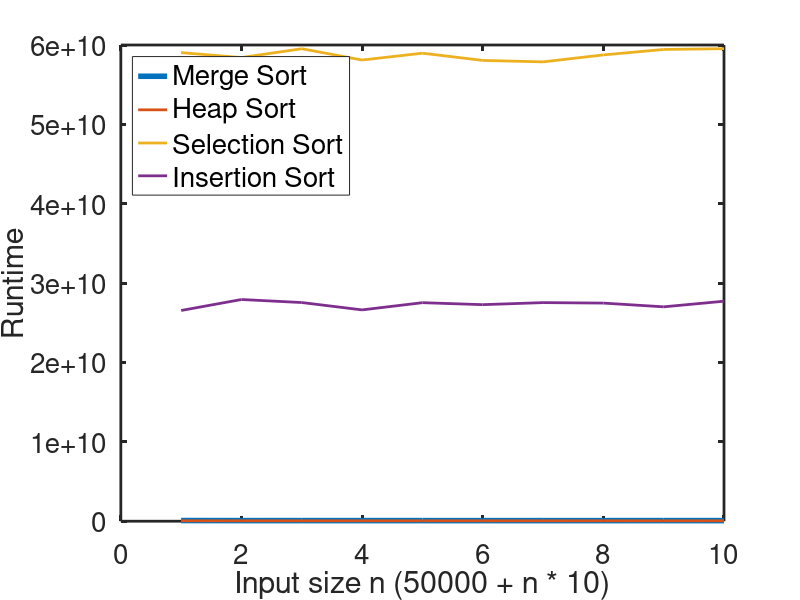

Source code (MATLAB): (Note: this script raises an error after producing the figure.)
close;
clear;
clc;

%A = importdata('data_linear_vs_log.txt');
A=[
83998200, 76004500, 76008600, 75992700, 75007800, 74990700, 74975600, 75000000, 75980900, 75000100 ;
50995600, 50655400, 49989700, 51018600, 50990500, 50987800, 52000600, 50995300, 50986600, 50999700;
59035628700, 58418715200, 59530010300, 58106297400, 58968251800, 58057675700, 57873439800, 58750647400, 59438866800, 59534974000;
26550256000, 27933538600, 27550949300, 26624421500, 27533397800, 27283928000, 27542607300, 27481742900, 27010846300, 27718132500;
];

plot(A(1,:), 'LineWidth',4);

hold on;
plot(A(2,:), 'LineWidth',2);

hold on;
plot(A(3,:), 'LineWidth',2);

hold on;
plot(A(4,:), 'LineWidth',2);
% set(gca,'XTickLabel',A(:,1));

set(gca, 'linewidth', 2);
set(gca, 'fontsize', 20);


leg = legend({'Merge Sort', 'Heap Sort', 'Selection Sort', 'Insertion Sort'},'Location','Northwest','FontSize',20);

xlabel('Input size n (50000 + n * 10)') 
ylabel('Runtime') 
%xticks(0:1000000:10 * 1000000)

ax = gca;
ax.FontSize = 20;
til = title('Runtime in nanoseconds','FontSize',40);
til.FontSize = 20;
% ax.YRuler.Exponent = 0;
% set(gca,'XTickLabel',A(:,1));
% ax.XRuler.Exponent = 0;
% ax.XRuler.TickLabelFormat = '%e';
% set(gca,'YTickLabel',A(:,1));

% ax.XTickLabel=num2cell(A(:,1));
% ax.XTickLabel= (A(:,1)');


% p = polyfit(A(:,1),A(:,2),1);   % p returns 2 coefficients fitting r = a_1 * x + a_2
% r = p(1) .* A(:,1) + p(2); % compute a new vector r that has matching datapoints in x

% now plot both the points in y and the curve fit in r
% hold on;
% a = plot(A(:,1), r, '-');
% a.LineWidth=2;
% a.LineStyle = '--';
% hold on;
leg = legend({'Merge Sort', 'Heap Sort'},'Location','Northwest','FontSize',20);
size(get(gca, 'XTick'));
size(get(gca, 'YTick'));

ax.FontSize = 20;